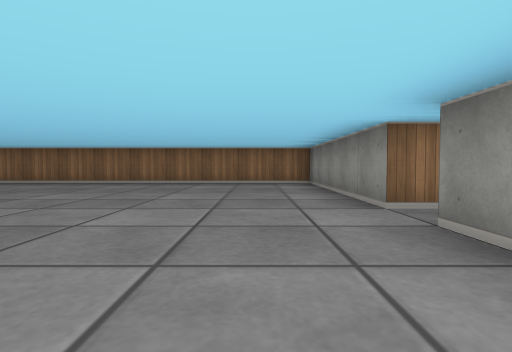
[1] (above)

15 first-person views from a walk through a cub3D maze. The camera is about half as high as the walls, tilts 2° down and sees 80° across. The floor is counted in squares. Each view is taken from the middle of a square. On the plan, view 1 faces up. The plan holds only what a view shows up to about 9 squares ahead; the rest is blank.

[2]
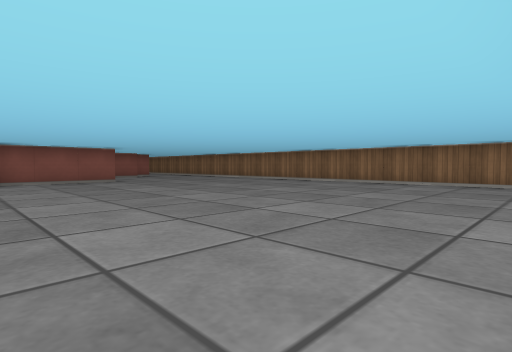

[3]
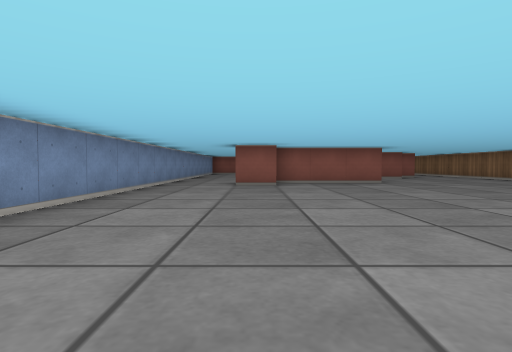

[4]
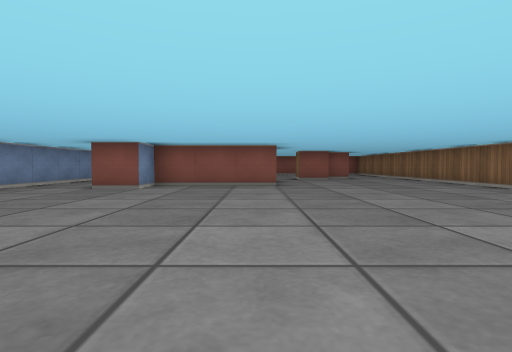

[5]
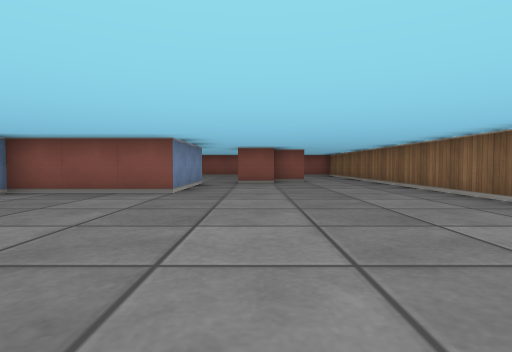

[6]
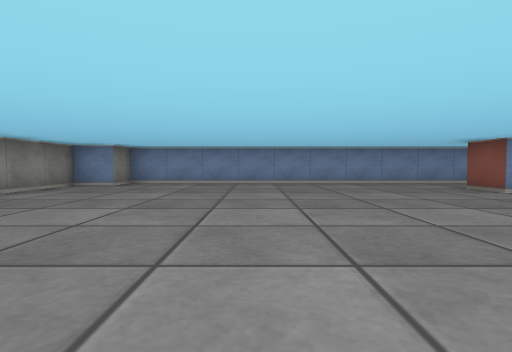

[7]
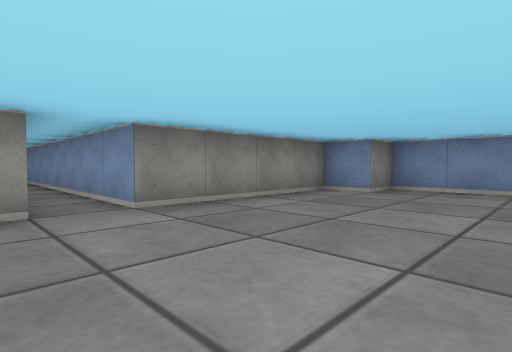

[8]
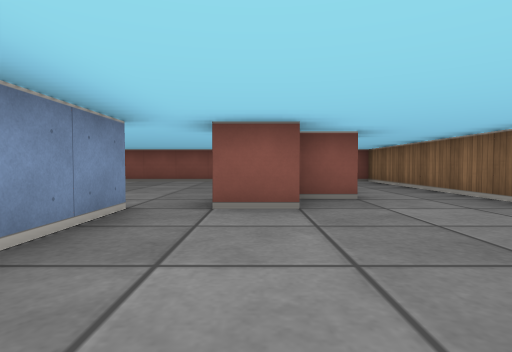

[9]
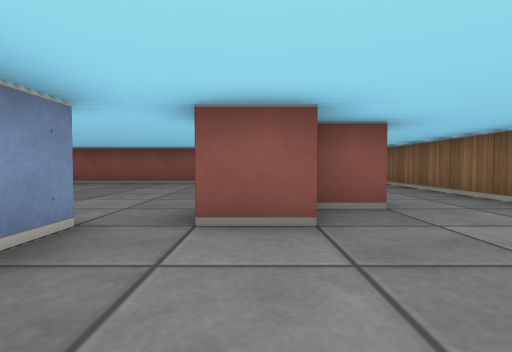

[10]
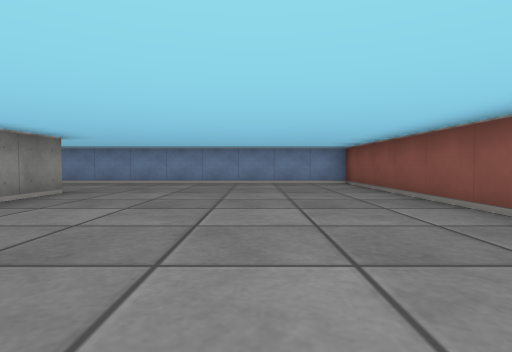

[11]
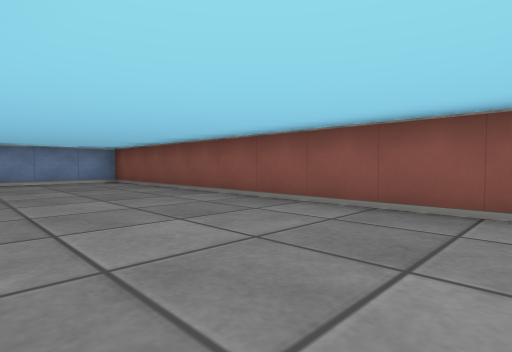

[12]
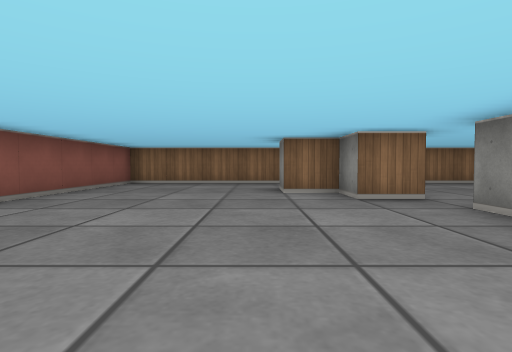

[13]
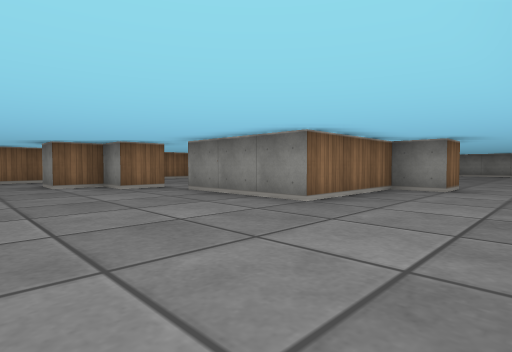

[14]
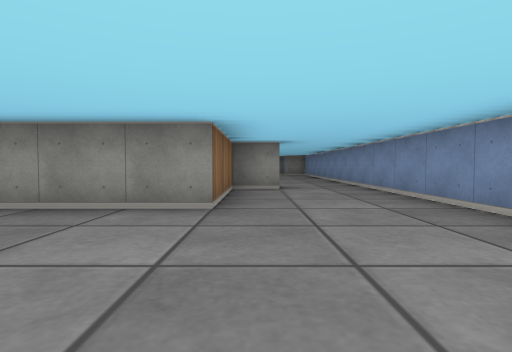

[15]
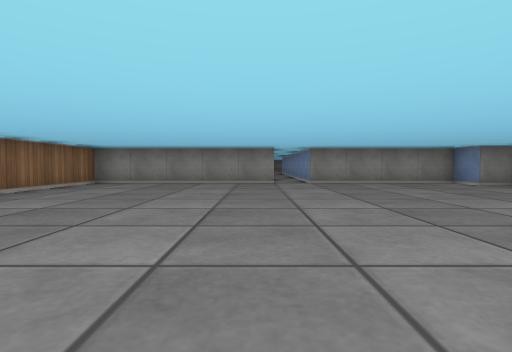

### Floor plan
Ten units are one square. View 1 is at (0, 0); x grows to the right and y downward. Boxes are objects, and circles mark ways between rooms. Rooms are numbered by the first view taken in them; rooms with no view inside come last. Other rooms are left out.
<svg viewBox="-180 -90 205 120">
<path fill="none" stroke="#000" d="M15 -35 15 -85 -115 -85M-115 -35 -85 -35 -85 -5 -75 -5 -75 5 -85 5M-95 25 5 25 5 15 15 15 15 -25M-115 -56 -115 -45M-125 -66 -125 -55M-115 -45 -125 -45 -125 -55 -135 -55 -135 -65M-85 5 -85 -5 -115 -5 -115 -35M-115 -85 -175 -85 -175 25 -95 25"/>
<circle cx="-120" cy="-40" r="3" fill="#2a7"/>
<circle cx="-125" cy="-75" r="3" fill="#2a7"/>
<circle cx="-95" cy="15" r="3" fill="#2a7"/>
<text x="-40" y="-30">1</text>
<text x="-140" y="-20">2</text>
</svg>
Room 1 opens to room 2.

Where each view was taken, in squares from view 1:
view 1: 0 up, 0 right, facing up
view 2: 0 up, 1 right, facing up-left
view 3: 0 up, 0 right, facing left
view 4: 3 up, 1 left, facing left
view 5: 5 up, 3 left, facing left
view 6: 6 up, 3 left, facing down
view 7: 4 up, 2 left, facing down-right
view 8: 5 up, 8 left, facing left
view 9: 5 up, 9 left, facing left
view 10: 6 up, 15 left, facing down
view 11: 7 up, 14 left, facing down-left
view 12: 0 up, 14 left, facing up
view 13: 2 down, 15 left, facing up-right
view 14: 0 up, 15 left, facing right
view 15: 4 up, 7 left, facing right
